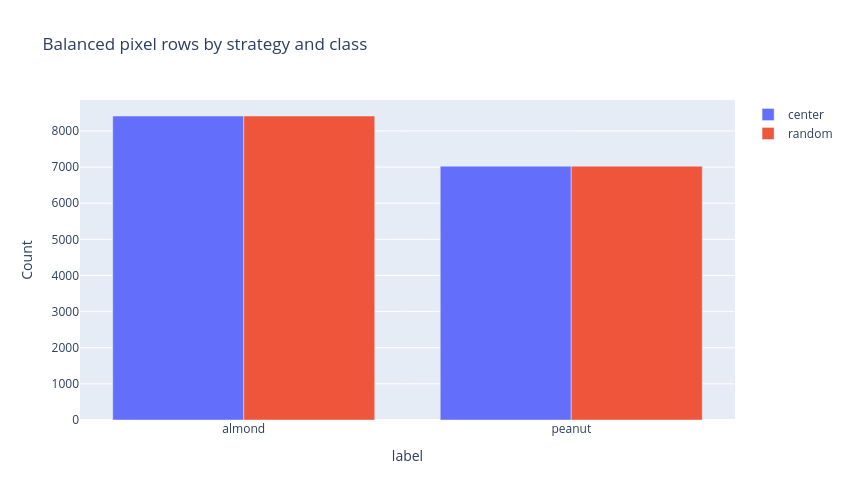

This figure's notebook cell:
### Code cell
balanced_label_summary = (
    balanced_meta_df
    .groupby(["strategy", "label"], dropna=False)
    .size()
    .reset_index(name="n_rows")
    .sort_values(["strategy", "label"])
)

display(balanced_label_summary)

plot_counts_by_group(
    balanced_meta_df,
    group_col="strategy",
    category_col="label",
    title="Balanced pixel rows by strategy and class",
    show=True,
)

### Figure 1 — Plotly figure (JSON) as saved in the notebook; plotly's stock layout.template omitted (floating-point values rounded to 4 significant figures)
{"data": [{"hovertemplate": "strategy: %{fullData.name}<br>label: %{x}<br>count: %{y}<extra></extra>", "name": "center", "type": "bar", "x": ["almond", "peanut"], "y": [8414, 7026]}, {"hovertemplate": "strategy: %{fullData.name}<br>label: %{x}<br>count: %{y}<extra></extra>", "name": "random", "type": "bar", "x": ["almond", "peanut"], "y": [8414, 7026]}], "layout": {"barmode": "group", "height": 500, "title": {"text": "Balanced pixel rows by strategy and class"}, "width": 850, "xaxis": {"title": {"text": "label"}}, "yaxis": {"title": {"text": "Count"}}}}
